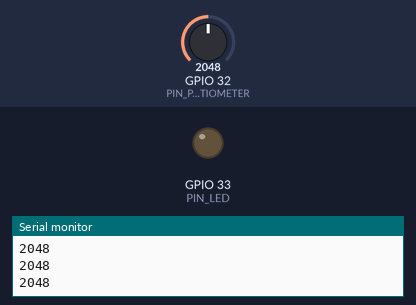
This sketch was run on a simulated ESP32. Shown: output pins drawn as LEDs (lit = HIGH), the last lines printed to the serial monitor. The test bench sets the inputs (shaded band); at power-on: GPIO 32 (PIN_POTENTIOMETER) = 2048.

Above: at 1.2 s.
1.3 s: GPIO 32 (PIN_POTENTIOMETER) set to 2659
2.8 s: GPIO 32 (PIN_POTENTIOMETER) set to 2770
At 3.9 s:
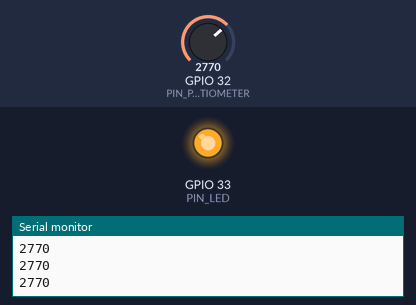
4.3 s: GPIO 32 (PIN_POTENTIOMETER) set to 2660
At 5.2 s:
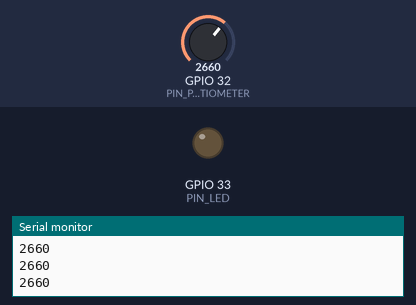
5.8 s: GPIO 32 (PIN_POTENTIOMETER) set to 2740
At 6.5 s:
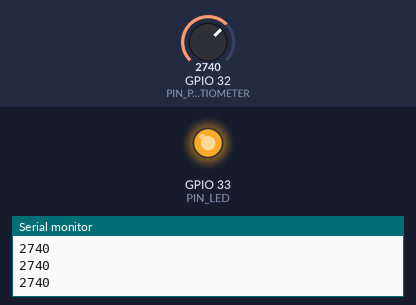
Timing chart, 0 to 8.3 s (numbered marks = the images above; inputs shaded):
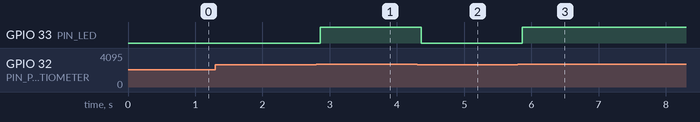

Measured:
- the behaviour switches between 2700 and 2701 on GPIO 32 (PIN_POTENTIOMETER) (found by bisection; images 0 and 1)
- after the input at 2.8 s, GPIO 33 (PIN_LED): LOW → HIGH after 0.06 s
- after the input at 4.3 s, GPIO 33 (PIN_LED): HIGH → LOW after 0.06 s
- after the input at 5.8 s, GPIO 33 (PIN_LED): LOW → HIGH after 0.06 s

The sketch:

Potentiometer.ino
```cpp
#define PIN_LED 33
#define PIN_POTENTIOMETER 32

void setup() {
  pinMode(PIN_LED, OUTPUT);
  pinMode(PIN_POTENTIOMETER, INPUT);
  Serial.begin(115200);

}

void loop() {
  int potentiometer_signal = analogRead(PIN_POTENTIOMETER);

  if(potentiometer_signal > 2700){
    digitalWrite(PIN_LED, HIGH);
  } else {
    digitalWrite(PIN_LED, LOW);
  }

  Serial.println(potentiometer_signal);
  delay(75);

}
```
